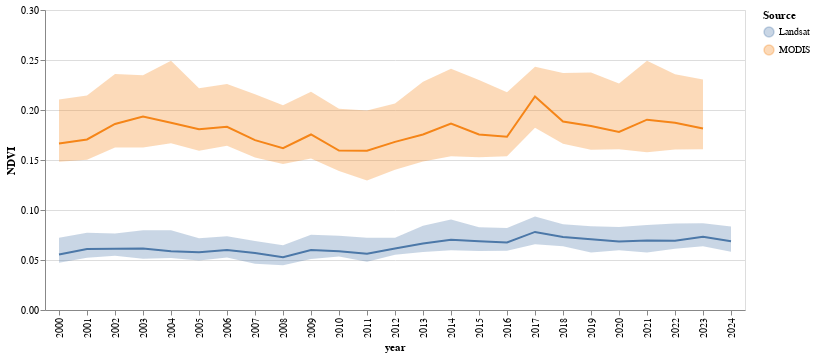

Notebook code cell kept with this figure:
### Markdown cell above
### Plot NDVI values

### Code cell
# Disable the max row limit
alt.data_transformers.disable_max_rows()

# Plot the combined chart
base = alt.Chart(combined_yearly_avg).encode(
    x='year:O',
    color='Source:N'  # Differentiate between Landsat and MODIS using color
)

line = base.mark_line().encode(
    y='median(NDVI):Q'
).interactive()

band = base.mark_errorband(extent='iqr').encode(
    y=alt.Y('NDVI:Q', scale=alt.Scale(domain=(0.01, 0.3))),
).interactive()

chart = alt.layer(band, line).properties(width=700, height=300)
chart

### Figure 1 — Vega-Lite specification as saved in the notebook (floating-point values rounded to 4 significant figures; data arrays with more than 128 entries replaced by an {"elided": "..."} marker saying what was removed)
{"config": {"view": {"continuousWidth": 300, "continuousHeight": 300}}, "layer": [{"mark": {"type": "errorband", "extent": "iqr"}, "encoding": {"color": {"field": "Source", "type": "nominal"}, "x": {"field": "year", "type": "ordinal"}, "y": {"field": "NDVI", "scale": {"domain": [0.01, 0.3]}, "type": "quantitative"}}, "name": "view_1"}, {"mark": {"type": "line"}, "encoding": {"color": {"field": "Source", "type": "nominal"}, "x": {"field": "year", "type": "ordinal"}, "y": {"aggregate": "median", "field": "NDVI", "type": "quantitative"}}, "name": "view_2"}], "data": {"name": "data-1dc7eb8adfe3428e9eb14413f1284614"}, "height": 300, "params": [{"name": "param_2", "select": {"type": "interval", "encodings": ["x", "y"]}, "bind": "scales", "views": ["view_1"]}, {"name": "param_1", "select": {"type": "interval", "encodings": ["x", "y"]}, "bind": "scales", "views": ["view_2"]}], "width": 700, "$schema": "https://vega.github.io/schema/vega-lite/v5.20.1.json", "datasets": {"data-1dc7eb8adfe3428e9eb14413f1284614": {"elided": "5150 records"}}}
